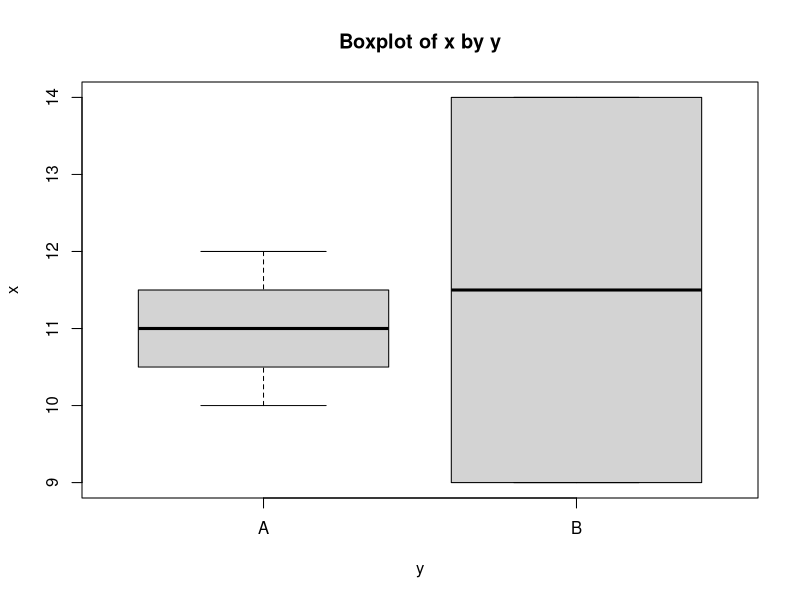
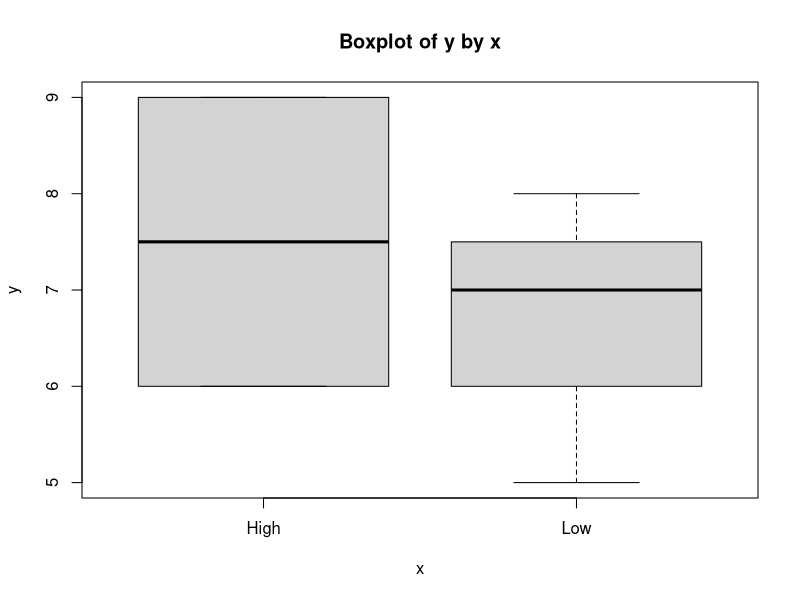
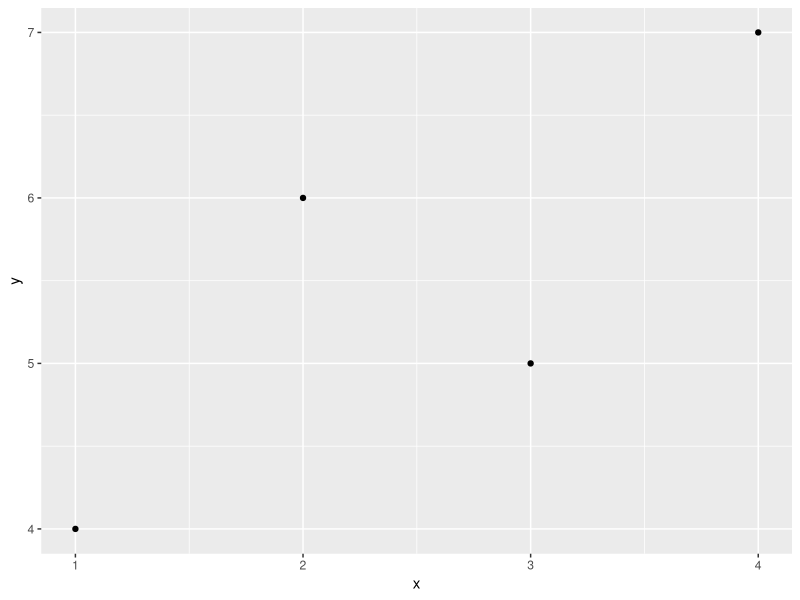
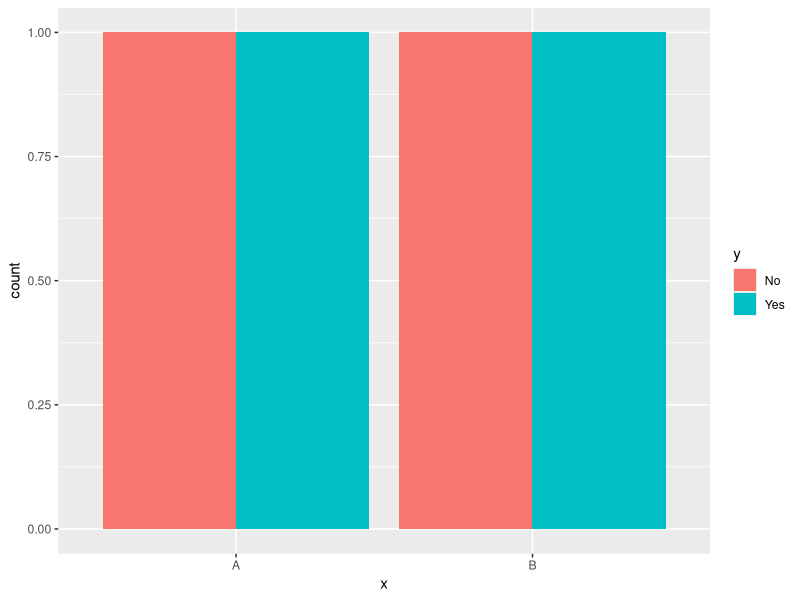
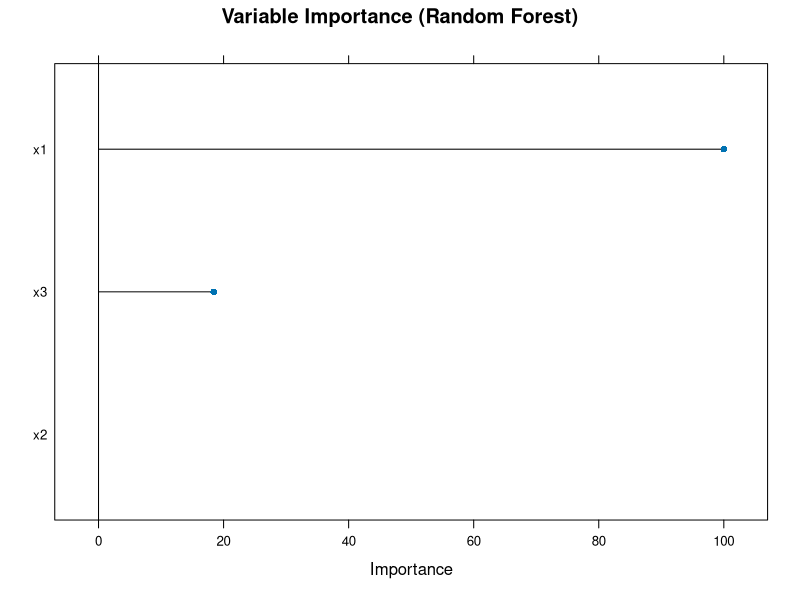
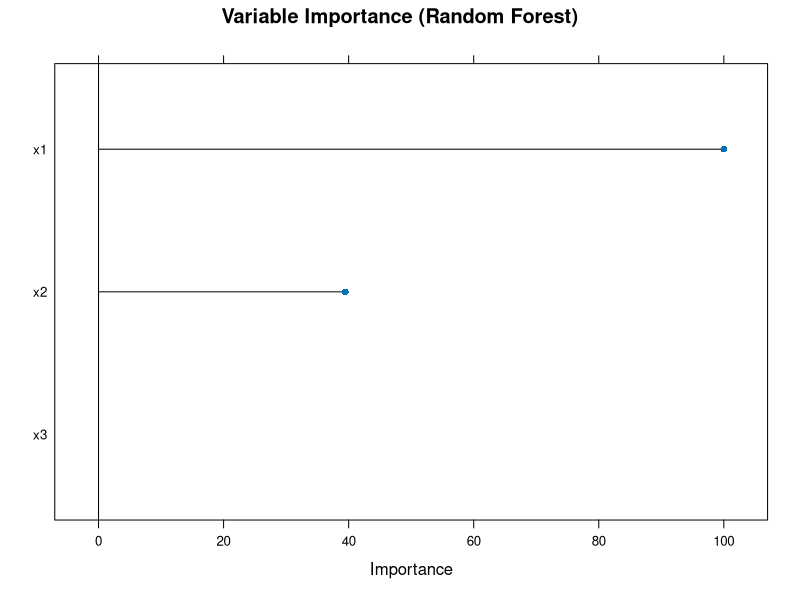
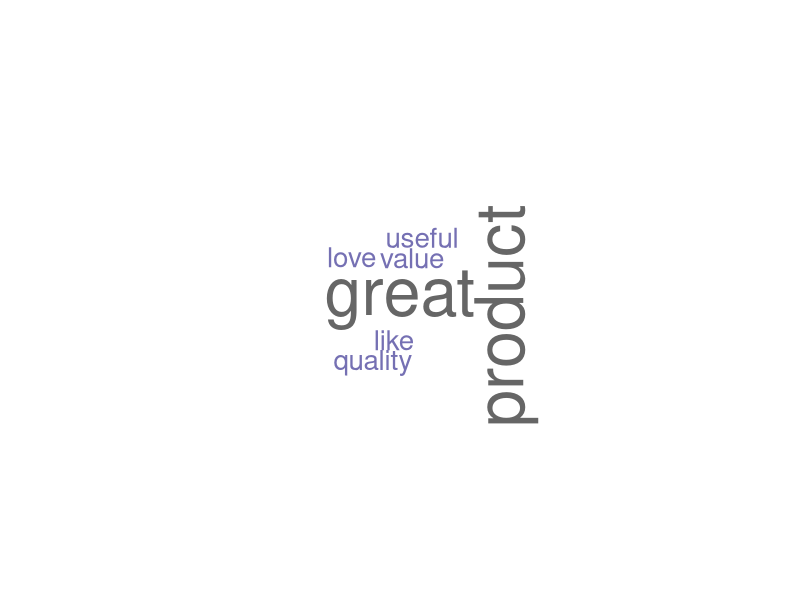
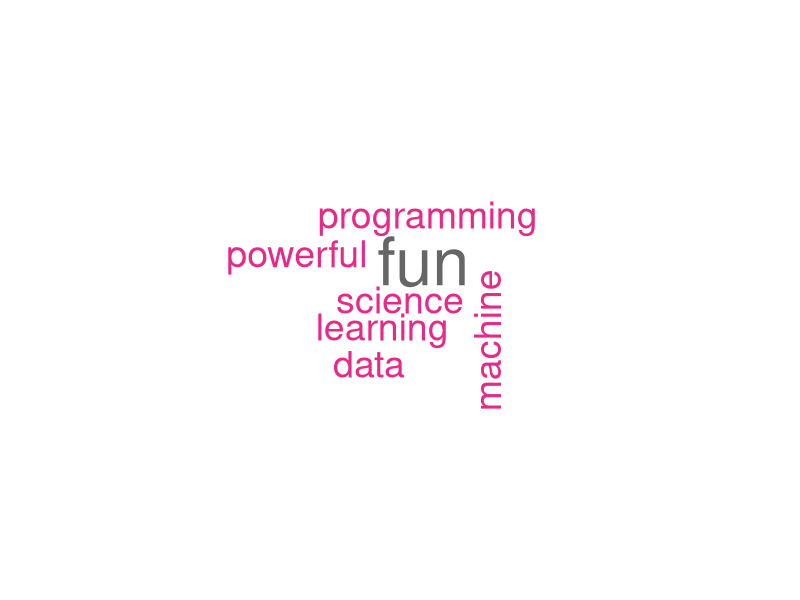

Reproduce these figures in R, in order.
## ---- chunk 1
knitr::opts_chunk$set(message = FALSE)
## ---- chunk 2
calculate_age <- function(x) {
  r <- 2020 - x
  print(paste("You are", r, "age"))
}

calculate_age(1998)

## ---- chunk 3
check_even_odd <- function(x) {
  if (x %% 2 == 0) {
    print("You input an even number!")
  } else {
    print("You input an odd number!")
  }
}

check_even_odd(10)
## ---- chunk 4
replace_na_mean <- function(x) {
  if (any(is.na(x))) {
    x[is.na(x)] <- mean(x, na.rm = TRUE)
  }
  return(x)
}

v1 <- c(2, 4, NA, 6, NA, 8)
replace_na_mean(v1)
## ---- chunk 5
replace_na <- function(x) {
  if (!any(is.na(x))) {
    return(x)
  }
  if (is.numeric(x)) {
    x[is.na(x)] <- mean(x, na.rm = TRUE)
  } else {
    mode_value <- names(sort(table(x), decreasing = TRUE))[1]
    x[is.na(x)] <- mode_value
  }
  
  return(x)
}

x1 <- c(2, 4, NA, 6, NA)
replace_na(x1)
## ---- chunk 6
boxplot_xy <- function(df) {
  
  x <- df[[1]]
  y <- df[[2]]
  
  if (is.numeric(x) & !is.numeric(y)) {
    boxplot(x ~ y,
            xlab = names(df)[2],
            ylab = names(df)[1],
            main = "Boxplot of x by y")
  } else if (is.numeric(y) & !is.numeric(x)) {
    boxplot(y ~ x,
            xlab = names(df)[1],
            ylab = names(df)[2],
            main = "Boxplot of y by x")
  } else {
    print("This function cannot visualize your data")
  }
}

df1 <- data.frame(
  x = c(10, 12, 9, 14, 11),
  y = c("A", "A", "B", "B", "A")
)

boxplot_xy(df1)

df2 <- data.frame(
  x = c("Low", "Low", "High", "High", "Low"),
  y = c(5, 7, 6, 9, 8)
)

boxplot_xy(df2)

df3 <- data.frame(
  x = c(1, 2, 3),
  y = c(4, 5, 6)
)

boxplot_xy(df3)
## ---- chunk 7
library(ggplot2)
library(dplyr)

viz_all <- function(d) {
  
  x <- d[[1]]
  y <- d[[2]]
  if (is.numeric(x) & is.numeric(y)) {
    d %>%
      ggplot(aes(x = x, y = y)) +
      geom_point() +
      labs(x = names(d)[1], y = names(d)[2])
  } else if (!is.numeric(x) & !is.numeric(y)) {
    d %>%
      ggplot(aes(x = x, fill = y)) +
      geom_bar(position = "dodge") +
      labs(x = names(d)[1], fill = names(d)[2])
  } else if (is.numeric(x) & !is.numeric(y)) {
    d %>%
      ggplot(aes(x = y, y = x)) +
      geom_boxplot() +
      labs(x = names(d)[2], y = names(d)[1])
  } else if (!is.numeric(x) & is.numeric(y)) {
    d %>%
      ggplot(aes(x = x, y = y)) +
      geom_boxplot() +
      labs(x = names(d)[1], y = names(d)[2])
  }
}

df1 <- data.frame(
  x = c(1, 2, 3, 4),
  y = c(4, 6, 5, 7)
)

viz_all(df1)

df2 <- data.frame(
  x = c("A", "A", "B", "B"),
  y = c("Yes", "No", "Yes", "No")
)

viz_all(df2)
## ---- chunk 8
library(rpart)

rpart_accuracy <- function(input_data, train_percent = 0.8) {
  set.seed(123)
  n <- nrow(input_data)
  train_index <- sample(1:n, size = train_percent * n)
  train_data <- input_data[train_index, ]
  test_data  <- input_data[-train_index, ]
  model <- rpart(target ~ ., data = train_data, method = "class")
  pred <- predict(model, test_data, type = "class")
  accuracy <- mean(pred == test_data$target)
  return(accuracy)
}

set.seed(1)

df <- data.frame(
  x1 = rnorm(100),
  x2 = rnorm(100),
  target = sample(c(0, 1), 100, replace = TRUE)
)

rpart_accuracy(df)

rpart_accuracy(df, train_percent = 0.7)
## ---- chunk 9
library(caret)

rf_varimp_plot <- function(input_data, train_percent = 0.8) {
  
  set.seed(123)
  n <- nrow(input_data)
  train_index <- sample(1:n, size = train_percent * n)
  
  train_data <- input_data[train_index, ]
  test_data  <- input_data[-train_index, ]
  rf_model <- train(
    target ~ .,
    data = train_data,
    method = "rf",
    trControl = trainControl(method = "none")
  )
  var_imp <- varImp(rf_model)
  plot(var_imp, main = "Variable Importance (Random Forest)")
}

set.seed(1)

df <- data.frame(
  x1 = rnorm(200),
  x2 = rnorm(200),
  x3 = rnorm(200),
  target = sample(c(0, 1), 200, replace = TRUE)
)

rf_varimp_plot(df)

rf_varimp_plot(df, train_percent = 0.7)
## ---- chunk 10
library(wordcloud)
library(tm)
library(RColorBrewer)

text_wordcloud <- function(data, text_col) {
  text <- data[[text_col]]
  corpus <- VCorpus(VectorSource(text))
  corpus <- tm_map(corpus, content_transformer(tolower))
  corpus <- tm_map(corpus, removePunctuation)
  corpus <- tm_map(corpus, removeNumbers)
  corpus <- tm_map(corpus, removeWords, stopwords("english"))
  corpus <- tm_map(corpus, stripWhitespace)
  tdm <- TermDocumentMatrix(corpus)
  m <- as.matrix(tdm)
  word_freq <- sort(rowSums(m), decreasing = TRUE)
  wordcloud(
    words = names(word_freq),
    freq = word_freq,
    min.freq = 1,
    colors = brewer.pal(8, "Dark2")
  )
}

df <- data.frame(
  review = c(
    "I love this product",
    "This product is great and useful",
    "I do not like this product",
    "Great value and great quality"
  )
)

text_wordcloud(df, "review")

df2 <- data.frame(
  comments = c(
    "Data science is fun",
    "R programming is powerful",
    "Machine learning with R is fun"
  )
)

text_wordcloud(df2, "comments")
